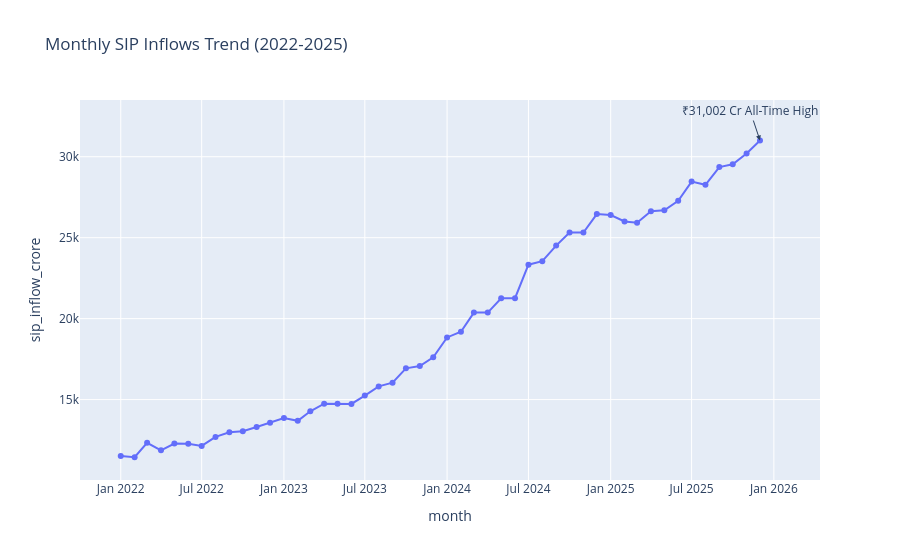

Notebook source saved alongside this figure:
### Code cell
fig = px.line(
    sip_df,
    x="month",
    y="sip_inflow_crore",
    title="Monthly SIP Inflows Trend (2022-2025)",
    markers=True
)

fig.add_annotation(
    x="2025-12-01",
    y=31002,
    text="₹31,002 Cr All-Time High",
    showarrow=True,
    arrowhead=2
)

fig.show()

### Figure 1 — Plotly figure (JSON) as saved in the notebook; plotly's stock layout.template omitted (floating-point values rounded to 4 significant figures)
{"data": [{"hovertemplate": "month=%{x}<br>sip_inflow_crore=%{y}<extra></extra>", "legendgroup": "", "line": {"color": "#636efa", "dash": "solid"}, "marker": {"symbol": "circle"}, "mode": "lines+markers", "name": "", "orientation": "v", "showlegend": false, "type": "scatter", "x": ["2022-01-01T00:00:00", "2022-02-01T00:00:00", "2022-03-01T00:00:00", "2022-04-01T00:00:00", "2022-05-01T00:00:00", "2022-06-01T00:00:00", "2022-07-01T00:00:00", "2022-08-01T00:00:00", "2022-09-01T00:00:00", "2022-10-01T00:00:00", "2022-11-01T00:00:00", "2022-12-01T00:00:00", "2023-01-01T00:00:00", "2023-02-01T00:00:00", "2023-03-01T00:00:00", "2023-04-01T00:00:00", "2023-05-01T00:00:00", "2023-06-01T00:00:00", "2023-07-01T00:00:00", "2023-08-01T00:00:00", "2023-09-01T00:00:00", "2023-10-01T00:00:00", "2023-11-01T00:00:00", "2023-12-01T00:00:00", "2024-01-01T00:00:00", "2024-02-01T00:00:00", "2024-03-01T00:00:00", "2024-04-01T00:00:00", "2024-05-01T00:00:00", "2024-06-01T00:00:00", "2024-07-01T00:00:00", "2024-08-01T00:00:00", "2024-09-01T00:00:00", "2024-10-01T00:00:00", "2024-11-01T00:00:00", "2024-12-01T00:00:00", "2025-01-01T00:00:00", "2025-02-01T00:00:00", "2025-03-01T00:00:00", "2025-04-01T00:00:00", "2025-05-01T00:00:00", "2025-06-01T00:00:00", "2025-07-01T00:00:00", "2025-08-01T00:00:00", "2025-09-01T00:00:00", "2025-10-01T00:00:00", "2025-11-01T00:00:00", "2025-12-01T00:00:00"], "xaxis": "x", "y": [11517, 11438, 12328, 11863, 12286, 12276, 12140, 12694, 12976, 13040, 13306, 13573, 13856, 13687, 14276, 14749, 14749, 14734, 15245, 15814, 16042, 16928, 17073, 17610, 18838, 19187, 20371, 20371, 21262, 21262, 23332, 23547, 24509, 25323, 25320, 26459, 26400, 25999, 25926, 26632, 26688, 27274, 28464, 28265, 29361, 29529, 30200, 31002], "yaxis": "y"}], "layout": {"annotations": [{"arrowhead": 2, "showarrow": true, "text": "₹31,002 Cr All-Time High", "x": "2025-12-01", "y": 31002}], "autosize": true, "legend": {"tracegroupgap": 0}, "title": {"text": "Monthly SIP Inflows Trend (2022-2025)"}, "xaxis": {"anchor": "y", "autorange": true, "domain": [0, 1], "range": ["2021-10-04 14:57:38.3779", "2026-03-29 22:26:38.0573"], "title": {"text": "month"}, "type": "date"}, "yaxis": {"anchor": "x", "autorange": true, "domain": [0, 1], "range": [9485.0, 37050.0], "title": {"text": "sip_inflow_crore"}, "type": "linear"}}}
